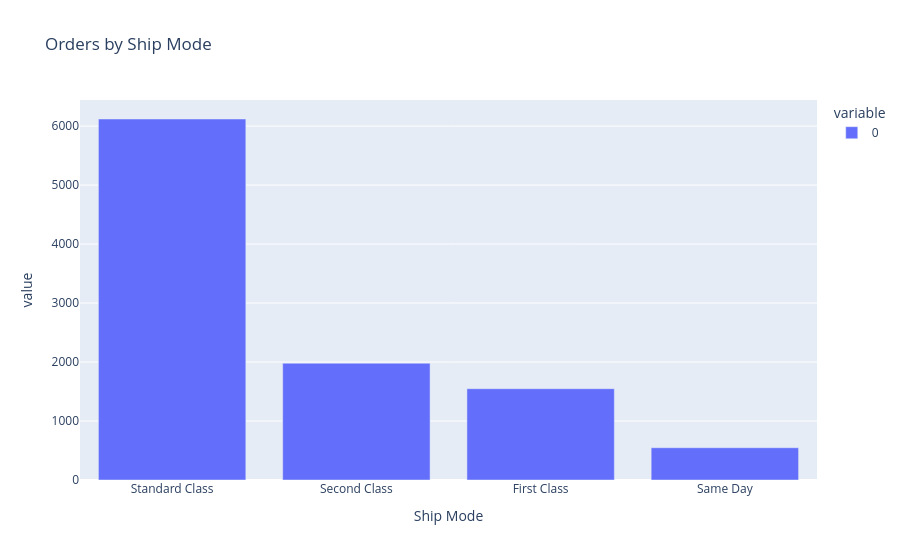

The notebook cell this image was saved under:
### Code cell
fig = px.bar(
    ship_mode,
    title="Orders by Ship Mode"
)

fig.show()

### Figure 1 — Plotly figure (JSON) as saved in the notebook; plotly's stock layout.template omitted (floating-point values rounded to 4 significant figures)
{"data": [{"hovertemplate": "variable=0<br>Ship Mode=%{x}<br>value=%{y}<extra></extra>", "legendgroup": "0", "marker": {"color": "#636efa", "pattern": {"shape": ""}}, "name": "0", "orientation": "v", "showlegend": true, "textposition": "auto", "type": "bar", "x": ["Standard Class", "Second Class", "First Class", "Same Day"], "xaxis": "x", "y": [6120, 1979, 1548, 547], "yaxis": "y"}], "layout": {"barmode": "relative", "legend": {"title": {"text": "variable"}, "tracegroupgap": 0}, "title": {"text": "Orders by Ship Mode"}, "xaxis": {"anchor": "y", "domain": [0, 1], "title": {"text": "Ship Mode"}}, "yaxis": {"anchor": "x", "domain": [0, 1], "title": {"text": "value"}}}}
